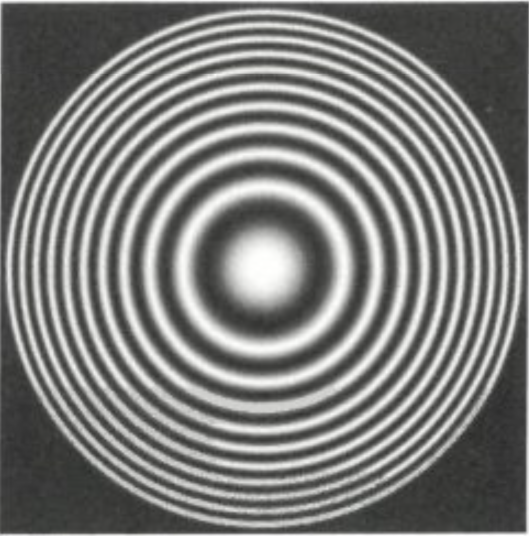
%> input picture asgn2_cs420/zoneplate.png, 1058 x 1072 px (shown at 1/2 size)
$ octave BandFiltering.m   (GNU Octave 9; MATLAB toolbox functions it lacks are replaced by stand-ins)
%> lines starting %> are read from the running program, lines starting %| are printed output that depends on the picture
### asgn2_cs420/paddedsize.m
function PQ = paddedsize(AB, CD, PARAM)
%PADDEDSIZE Computes padded sizes useful for FFT-based filtering.
%   PQ = PADDEDSIZE(AB), where AB is a two-element size vector,
%   computes the two-element size vector PQ = 2*AB.
%
%   PQ = PADDEDSIZE(AB, 'PWR2') computes the vector PQ such that
%   PQ(1) = PQ(2) = 2^nextpow2(2*m), where m is MAX(AB).
%
%   PQ = PADDEDSIZE(AB, CD), where AB and CD are two-element size
%   vectors, computes the two-element size vector PQ.  The elements
%   of PQ are the smallest even integers greater than or equal to
%   AB + CD - 1.
%
%   PQ = PADDEDSIZE(AB, CD, 'PWR2') computes the vector PQ such that
%   PQ(1) = PQ(2) = 2^nextpow2(2*m), where m is MAX([AB CD]).

%   Copyright 2002-2009 R. C. Gonzalez, R. E. Woods, and S. L. Eddins
%   From the book Digital Image Processing Using MATLAB, 2nd ed.,
%   Gatesmark Publishing, 2009.
%
%   Book web site: http://www.imageprocessingplace.com
%   Publisher web site: http://www.gatesmark.com/DIPUM2e.htm

if nargin == 1
   PQ  = 2*AB;
elseif nargin == 2 && ~ischar(CD)
   PQ = AB + CD - 1;
   PQ = 2 * ceil(PQ / 2);
elseif nargin == 2
   m = max(AB); % Maximum dimension.

   % Find power-of-2 at least twice m.
   P = 2^nextpow2(2*m);
   PQ = [P, P];
elseif (nargin == 3) && strcmpi(PARAM, 'pwr2')
   m = max([AB CD]); % Maximum dimension.
   P = 2^nextpow2(2*m);
   PQ = [P, P];
else
   error('Wrong number of inputs.')
end

### asgn2_cs420/dftuv.m
function [U, V] = dftuv(M, N)
%DFTUV Computes meshgrid frequency matrices.
%   [U, V] = DFTUV(M, N) computes meshgrid frequency matrices U and
%   V.  U and V are useful for computing frequency-domain filter
%   functions that can be used with DFTFILT.  U and V are both
%   M-by-N and of class single.

%   Copyright 2002-2009 R. C. Gonzalez, R. E. Woods, and S. L. Eddins
%   From the book Digital Image Processing Using MATLAB, 2nd ed.,
%   Gatesmark Publishing, 2009.
%
%   Book web site: http://www.imageprocessingplace.com
%   Publisher web site: http://www.gatesmark.com/DIPUM2e.htm

% Set up range of variables.
u = single(0:(M - 1));
v = single(0:(N - 1));

% Compute the indices for use in meshgrid.
idx = find(u > M/2);
u(idx) = u(idx) - M;
idy = find(v > N/2);
v(idy) = v(idy) - N;

% Compute the meshgrid arrays.
[V, U] = meshgrid(v, u);

### asgn2_cs420/tofloat.m
function [out, revertclass] = tofloat(in)
%TOFLOAT Convert image to floating point
%   [OUT, REVERTCLASS] = TOFLOAT(IN) converts the input image IN to
%   floating-point. If IN is a double or single image, then OUT
%   equals IN.  Otherwise, OUT equals IM2SINGLE(IN).  REVERTCLASS is
%   a function handle that can be used to convert back to the class
%   of IN.

%   Copyright 2002-2009 R. C. Gonzalez, R. E. Woods, and S. L. Eddins
%   From the book Digital Image Processing Using MATLAB, 2nd ed.,
%   Gatesmark Publishing, 2009.
%
%   Book web site: http://www.imageprocessingplace.com
%   Publisher web site: http://www.gatesmark.com/DIPUM2e.htm

identity = @(x) x;
tosingle = @im2single;

table = {'uint8',   tosingle, @im2uint8
   'uint16',  tosingle, @im2uint16
   'int16',   tosingle, @im2int16
   'logical', tosingle, @logical
   'double',  identity, identity
   'single',  identity, identity};

classIndex = find(strcmp(class(in), table(:, 1)));

if isempty(classIndex)
   error('Unsupported input image class.');
end

out = table{classIndex, 2}(in);

revertclass = table{classIndex, 3};

### asgn2_cs420/dftfilt.m
function g = dftfilt(f, H, classout)
%DFTFILT Performs frequency domain filtering.
%   g = DFTFILT(f, H, CLASSOUT) filters f in the frequency domain
%   using the filter transfer function H. The output, g, is the
%   filtered image, which has the same size as f.
%
%   Valid values of CLASSOUT are
%
%	'original'	The ouput is of the same class as the input.
%               This is the default if CLASSOUT is not included
%               in the call.
%	'fltpoint'	The output is floating point of class single, unless
%               both f and H are of class double, in which case the
%               output also is of class double.
%
%   DFTFILT automatically pads f to be the same size as H. Both f
%   and H must be real. In addition, H must be an uncentered,
%   circularly-symmetric filter function.

%   Copyright 2002-2009 R. C. Gonzalez, R. E. Woods, and S. L. Eddins
%   From the book Digital Image Processing Using MATLAB, 2nd ed.,
%   Gatesmark Publishing, 2009.
%
%   Book web site: http://www.imageprocessingplace.com
%   Publisher web site: http://www.gatesmark.com/DIPUM2e.htm

% Convert the input to floating point.
[f, revertClass] = tofloat(f);

% Obtain the FFT of the padded input.
F = fft2(f, size(H, 1), size(H, 2));
%F = imresize([674 674])

% Perform filtering.
g = ifft2(H.*F);

% Crop to original size.
g = g(1:size(f, 1), 1:size(f, 2)); % g is of class single here.

% Convert the output to the same class as the input if so specified.
if nargin == 2 || strcmp(classout, 'original')
   g = revertClass(g);
elseif strcmp(classout, 'fltpoint') % g is floating point already.
   return
else
   error('Undefined class for the output image.')
end

### asgn2_cs420/bandfilter.m
function H = bandfilter(type, band, M, N, D0, W, n)
%BANDFILTER Computes frequency domain band filters.
%
%   Parameters used in the filter definitions (see Table 4.3 in
%   DIPUM 2e for more details about these parameters):
%       M:  Number of rows in the filter.
%       N:  Number of columns in the filter.
%       D0: Radius of the center of the band.
%       W:  "Width" of the band. W is the true width only for
%           ideal filters. For the other two filters this parameter
%           acts more like a smooth cutoff.
%       n:  Order of the Butterworth filter if one is specified. W
%           and n interplay to determine the effective broadness of
%           the reject or pass band. Higher values of both these
%           parameters result in broader bands.
%   Valid values of BAND are:
%
%       'reject'    Bandreject filter.
%
%       'pass'      Bandpass filter.
%
%   One of these two values must be specified for BAND.
%
%   H = BANDFILTER('ideal', BAND, M, N, D0, W) computes an M-by-N
%   ideal bandpass or bandreject filter, depending on the value of
%   BAND.
%
%   H = BANDFILTER('btw', BAND, M, N, D0, W, n) computes an M-by-N
%   Butterworth filter of order n. The filter is either bandpass or
%   bandreject, depending on the value of BAND. The default value of
%   n is 1.
%
%   H = BANDFILTER('gaussian', BAND, M, N, D0, W) computes an M-by-N
%   gaussian filter. The filter is either bandpass or bandreject,
%   depending on BAND.
%
%  H is of floating point class single. It is returned uncentered
%  for consistency with filtering function dftfilt. To view H as an
%  image or mesh plot, it should be centered using Hc = fftshift(H).

%   Copyright 2002-2009 R. C. Gonzalez, R. E. Woods, and S. L. Eddins
%   From the book Digital Image Processing Using MATLAB, 2nd ed.,
%   Gatesmark Publishing, 2009.
%
%   Book web site: http://www.imageprocessingplace.com
%   Publisher web site: http://www.gatesmark.com/DIPUM2e.htm

% Use function dftuv to set up the meshgrid arrays needed for
% computing the required distances.
[U, V] = dftuv(M, N);
% Compute the distances D(U, V).
D = hypot(U, V);
% Determine if need to use default n.
if nargin < 7
   n = 1; % Default BTW filter order.
end

% Begin filter computations. All filters are computed as bandreject
% filters. At the end, they are converted to bandpass if so
% specified. Use lower(type) to protect against the input being
% capitalized.
switch lower(type)
case 'ideal'
   H = idealReject(D, D0, W);
case 'btw'
   H = btwReject(D, D0, W, n);
case 'gaussian'
   H = gaussReject(D, D0, W);
otherwise
   error('Unknown filter type.')
end

% Generate a bandpass filter if one was specified.
if strcmp(band, 'pass')
   H = 1 - H;
end

%------------------------------------------------------------------%
% [10 lines left out: function idealReject, not called in this run]

%------------------------------------------------------------------%
function H = btwReject(D, D0, W, n)
H = 1./(1 + (((D*W)./(D.^2 - D0^2)).^2*n));

%------------------------------------------------------------------%
function H = gaussReject(D, D0, W)
H = 1 - exp(-((D.^2 - D0^2)./(D.*W + eps)).^2);

### asgn2_cs420/lpfilter.m
function H = lpfilter(type, M, N, D0, n)
%LPFILTER Computes frequency domain lowpass filters.
%   H = LPFILTER(TYPE, M, N, D0, n) creates the transfer function of
%   a lowpass filter, H, of the specified TYPE and size (M-by-N). To
%   view the filter as an image or mesh plot, it should be centered
%   using H = fftshift(H).
%
%   Valid values for TYPE, D0, and n are:
%
%   'ideal'    Ideal lowpass filter with cutoff frequency D0. n need
%              not be supplied.  D0 must be positive.
%
%   'btw'      Butterworth lowpass filter of order n, and cutoff
%              D0.  The default value for n is 1.0.  D0 must be
%              positive.
%
%   'gaussian' Gaussian lowpass filter with cutoff (standard
%              deviation) D0.  n need not be supplied.  D0 must be
%              positive.
%
%  H is of floating point class single. It is returned uncentered
%  for consistency with filtering function dftfilt. To view H as an
%  image or mesh plot, it should be centered using Hc = fftshift(H).

%   Copyright 2002-2009 R. C. Gonzalez, R. E. Woods, and S. L. Eddins
%   From the book Digital Image Processing Using MATLAB, 2nd ed.,
%   Gatesmark Publishing, 2009.
%
%   Book web site: http://www.imageprocessingplace.com
%   Publisher web site: http://www.gatesmark.com/DIPUM2e.htm

% Use function dftuv to set up the meshgrid arrays needed for
% computing the required distances.
[U, V] = dftuv(M, N);

% Compute the distances D(U, V).
D = hypot(U, V);

% Begin filter computations.
switch type
case 'ideal'
   H = single(D <= D0);
case 'btw'
   if nargin == 4
      n = 1;
   end
   H = 1./(1 + (D./D0).^(2*n));
case 'gaussian'
   H = exp(-(D.^2)./(2*(D0^2)));
otherwise
   error('Unknown filter type.')
end

### asgn2_cs420/BandFiltering.m
close all
clc
f = imread( 'zoneplate.png');
%> f is the input picture: size 1072x1058x3 uint8; mean R, G, B 124.7, 125.1, 123.1

subplot(2,2,1)
imshow(f)

%lowpass filter the image

%Figure  shows the result of filtering with a Butterworth highpass filter of order 2 and
% D0 equal to 5% of the vertical dimension of the padded image, followed by scaling the intensity values:
PQ=paddedsize(size(f));
%> PQ = [2144 2116 6]

% Do as the cutofffrequency of the filter transfer function;
D0=15;
% Ideal lowpass transfer function.

[M,N] = size(f);
%> M = 1072; N = 3174
%Lowpass filter the image.
HLP = lpfilter('btw',M,N,D0,3);
gLP = dftfilt(f,HLP,'original');
%> in dftfilt, `g = ifft2(H.*F);`:
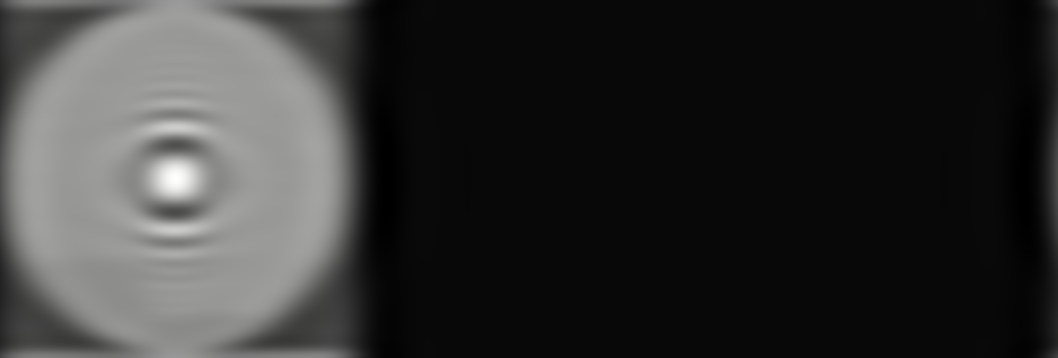
%> g: size 1072x3174x3 single (shown at 1/3 size); mean R, G, B 0.163, 0.164, 0.161; drawn with min black and max white
%> in dftfilt, `g = g(1:size(f, 1), 1:size(f, 2));`:
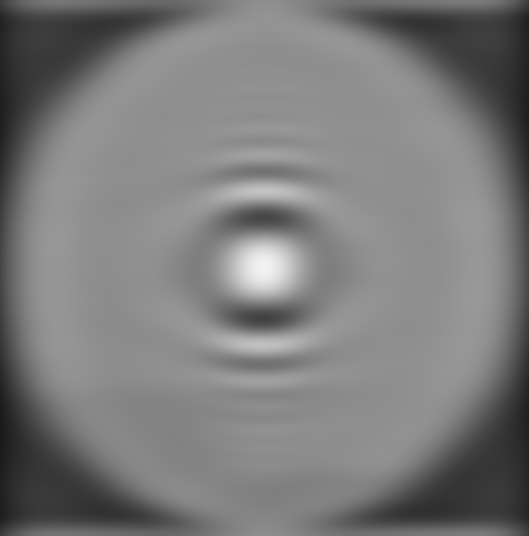
%> g: size 1072x1058 single (shown at 1/2 size); min 0.0999, max 0.952, mean 0.482
figure,
imshow(gLP)


%Bandreject filter

HBR = bandfilter('btw','reject',M,N,38,8,3);
gBR=intensityScaling(dftfilt(f,HBR, 'original'));
%> call 2 of dftfilt, with classout = 'original'
%> in dftfilt (call 2), `g = ifft2(H.*F);`:
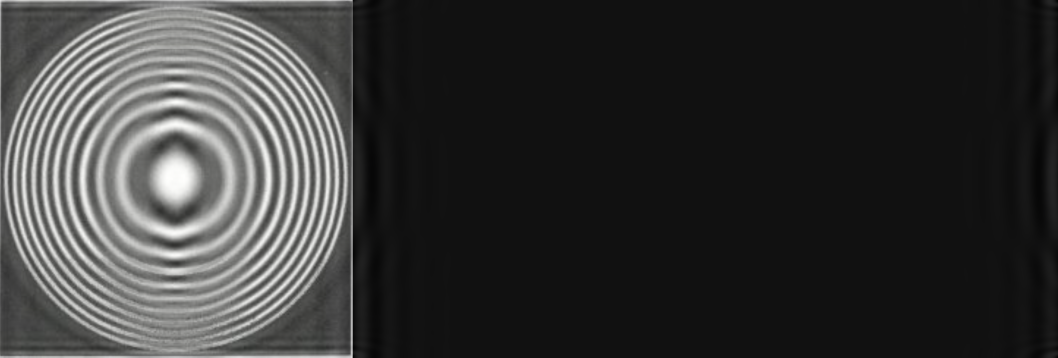
%> g: size 1072x3174x3 single (shown at 1/3 size); mean R, G, B 0.163, 0.163, 0.161; drawn with min black and max white
%> in dftfilt (call 2), `g = g(1:size(f, 1), 1:size(f, 2));`:
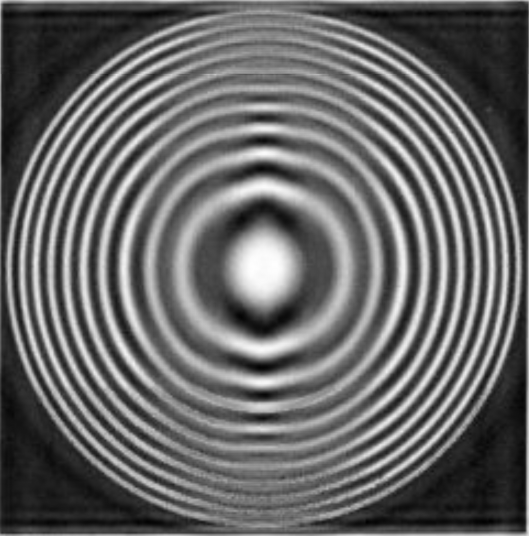
%> g: size 1072x1058 single (shown at 1/2 size); min 0.123, max 1.02, mean 0.488; drawn with min black and max white
%> in dftfilt (call 2), `g = revertClass(g);`:
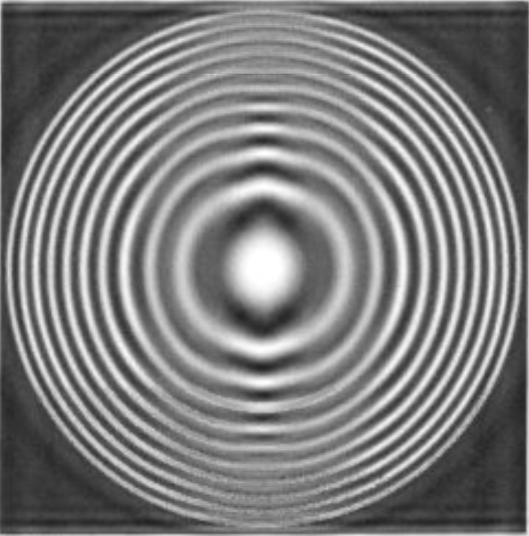
%> g: size 1072x1058 uint8 (shown at 1/2 size); min 31, max 255, mean 124.4
%> (the run ends here)

$ run again, with asgn2_cs420/book.png copied over asgn2_cs420/zoneplate.png
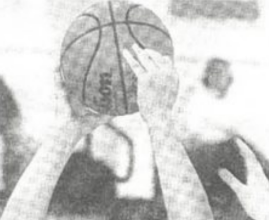
%> input picture asgn2_cs420/book.png, 269 x 220 px
%> f is the input picture: size 220x269x3 uint8; mean R, G, B 204.9, 205, 203.4
%> in dftfilt (call 2), `g = g(1:size(f, 1), 1:size(f, 2));`:
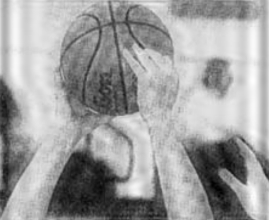
%> g: size 220x269 single; min 0.305, max 1.1, mean 0.8; drawn with min black and max white
%> in dftfilt (call 2), `g = revertClass(g);`:
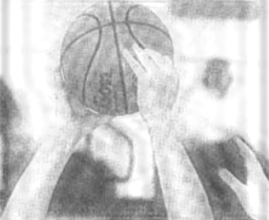
%> g: size 220x269 uint8; min 78, max 255, mean 203.4
